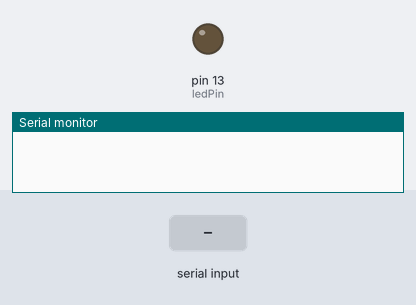
The sketch below on a simulated Arduino Uno, built with avr-gcc and run on an emulated ATmega328P. On the bench: output pins drawn as LEDs (lit = HIGH), the last lines printed to the serial monitor. Inputs (shaded band) come from the test bench.

Above: at 1.2 s.
1.3 s: "F" received over Serial
At 2.7 s:
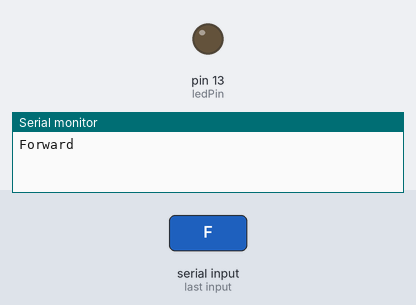
4.3 s: "L" received over Serial
At 5.0 s:
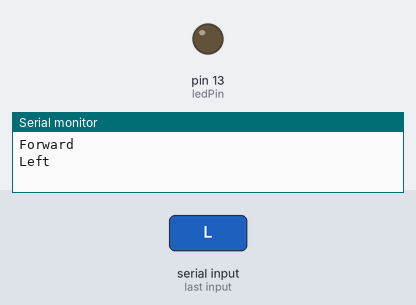
Timing chart, 0 to 7.3 s (numbered marks = the images above; inputs shaded):
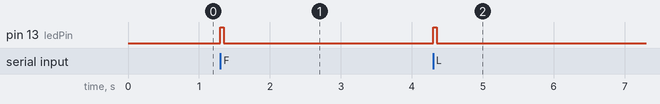

Measured:
- after the input at 1.3 s, pin 13 (ledPin): LOW → HIGH at once, → LOW 0.05 s later
- after the input at 4.3 s, pin 13 (ledPin): LOW → HIGH at once, → LOW 0.05 s later

The sketch:

robo_project.ino
```cpp
    #define ledPin 13
    int state = 0;
    void setup() {
      pinMode(ledPin, OUTPUT);
      digitalWrite(ledPin, HIGH);
      Serial.begin(9600); // Default communication rate of the Bluetooth module
    }
    void loop() {
      if(Serial.available() > 0) // Checks whether data is comming from the serial port
        state = Serial.read(); // Reads the data from the serial port
      else
        state=0;

     if (state == 'B') {
      digitalWrite(ledPin, LOW); // Turn LED OFF
      digitalWrite(12,HIGH);
      digitalWrite(11,LOW);
      digitalWrite(10,HIGH);
      digitalWrite(9,LOW);

      Serial.println("backward"); // Send back, to the phone, the String "LED: ON"
      delay(51);

     }
     else if (state == 'F') {
      digitalWrite(ledPin, HIGH);
      digitalWrite(12,LOW);
      digitalWrite(11,HIGH);
      digitalWrite(10,LOW);
      digitalWrite(9,HIGH);
      Serial.println("Forward");
      delay(51);

     }
     else if (state == 'L') {
      digitalWrite(ledPin, HIGH);
      digitalWrite(12,HIGH);
      digitalWrite(11,LOW);
      digitalWrite(10,LOW);
      digitalWrite(9,HIGH);
      Serial.println("Left");
      delay(51);

     }
     else if (state == 'R') {
      digitalWrite(ledPin, LOW);
      digitalWrite(12,LOW);
      digitalWrite(11,HIGH);
      digitalWrite(10,HIGH);
      digitalWrite(9,LOW);
      Serial.println("Right");
      delay(51);

     }
     else{
      digitalWrite(ledPin, LOW);
      digitalWrite(12,LOW);
      digitalWrite(11,LOW);
      digitalWrite(10,LOW);
      digitalWrite(9,LOW);

     }
    }
```
